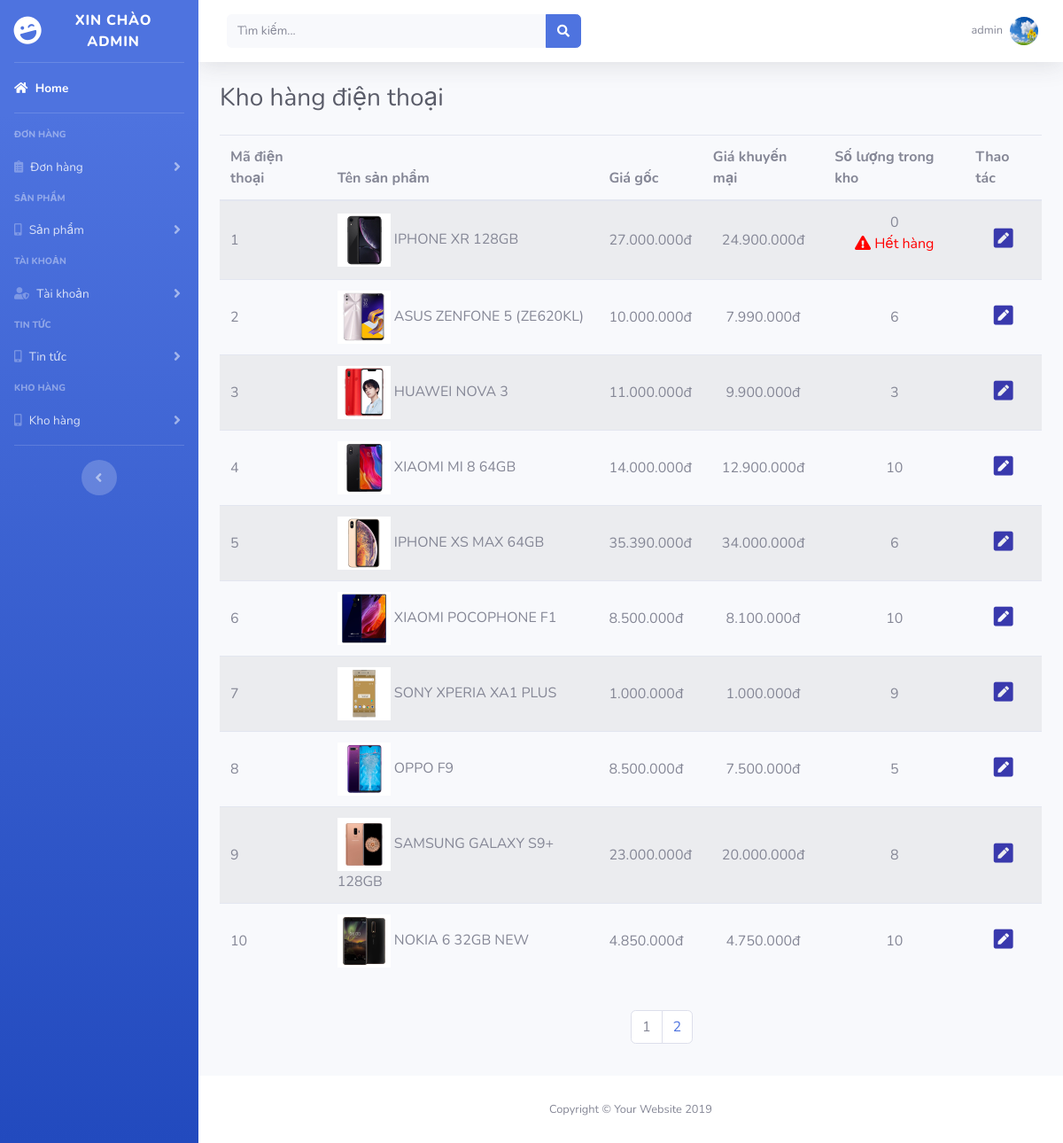
Page /admin/khohang.php (signed in) on the committed database.
### tables this page shows
CREATE TABLE `thong_tin_tai_khoan` (
  `id` int(11) NOT NULL,
  `ho` varchar(255) DEFAULT NULL,
  `ten` varchar(255) DEFAULT NULL,
  `sdt` int(12) DEFAULT NULL,
  `email` varchar(255) DEFAULT NULL,
  `avatar` varchar(500) DEFAULT NULL,
  `dia_chi` varchar(500) DEFAULT NULL
);

CREATE TABLE `thong_tin_dien_thoai` (
  `ma_dt` int(11) NOT NULL,
  `ten_dt` varchar(250) NOT NULL,
  `gia_goc` int(11) NOT NULL,
  `gia_khuyen_mai` int(11) DEFAULT NULL,
  `anh_sp` varchar(500) DEFAULT NULL,
  `hinh_anh_lien_quan` varchar(1000) DEFAULT NULL,
  `man_hinh` varchar(250) DEFAULT NULL,
  `camera_truoc` varchar(250) DEFAULT NULL,
  `camera_sau` varchar(250) DEFAULT NULL,
  `ram` varchar(250) DEFAULT NULL,
  `bo_nho_trong` varchar(250) DEFAULT NULL,
  `cpu` varchar(250) DEFAULT NULL,
  `gpu` varchar(250) DEFAULT NULL,
  `dung_luong_pin` varchar(250) DEFAULT NULL,
  `he_dieu_hanh` varchar(250) DEFAULT NULL,
  `sale` int(11) DEFAULT NULL,
  `ma_danh_muc` int(11) DEFAULT NULL,
  `mo_ta` mediumtext DEFAULT NULL,
  `sl_trong_kho` int(11) DEFAULT NULL,
  `hang` int(11) DEFAULT NULL
);

### admin/file-hien-thi/hienthikhohangdt.php (the view, shortened to what this page needs)
<!DOCTYPE html>
<html lang="en">
<head>
</head>
<body>
	<?php include('connect.php');?>
	<?php
		$kichthuoctrang = 10;
		if(!isset($_GET['tranghientai']) || $_GET['tranghientai'] == 1){
			$dongbatdau = 0;
		}else{
			$tranghientai = $_GET['tranghientai'];
			$dongbatdau = ($tranghientai -1) * $kichthuoctrang;
		}
	?>
	<?php
		$data_dt = "select * FROM thong_tin_dien_thoai limit $dongbatdau,$kichthuoctrang";
		$recordset_dt = mysqli_query($con,$data_dt);
	?>
	<?php
		while($tt = mysqli_fetch_assoc($recordset_dt)){
	?>
		<tr>
			<td><?=$tt['ma_dt']?></td>
			<td>
				<img src="../images/<?=$tt['anh_sp']?>">
				<?=$tt['ten_dt']?>
			</td>
			<td><?=number_format($tt['gia_goc'],0,',','.')?>đ</td>
			<td align="center"><?=number_format($tt['gia_khuyen_mai'],0,',','.')?>đ</td>
			<td align="center">
				<?=$tt['sl_trong_kho']?>
				<?php
					if($tt['sl_trong_kho'] == 0){
				?>
					<br><p style="color: red;"><i class="fas fa-exclamation-triangle"></i> Hết hàng</p>
				<?php
				}
				?>
			</td>
			<td style="text-align: center;">
				<button type="button" data-toggle="modal" data-target="#kh_<?=$tt['ma_dt']?>" style="border: none;background: none"><i style="font-size: 25px;color: #3939ad" class="fas fa-pen-square"></i></button>
			</td>
		</tr>
	<?php
	}
	?>
</body>
</html>

### admin/menu.php (shortened to what this page needs)
<div id="wrapper">
  <ul class="navbar-nav bg-gradient-primary sidebar sidebar-dark accordion" id="accordionSidebar">
    <a class="sidebar-brand d-flex align-items-center justify-content-center" href="index.php">
      <div class="sidebar-brand-icon rotate-n-15">
        <i class="fas fa-laugh-wink"></i>
      </div>
      <?php if($_SESSION['level'] == 1) {
      ?>
        <div class="sidebar-brand-text mx-3"><span>Xin chào admin</span></div>
      <?php
      }else{
      ?>
        <div class="sidebar-brand-text mx-3"><span>Chào mừng </span></div>
      <?php
      }
      ?>
    </a>
    <hr class="sidebar-divider my-0">
    <li class="nav-item active">
      <a class="nav-link" href="index.php">
  <i class="fas fa-home"></i>
        <span>Home</span></a>
    </li>
    <hr class="sidebar-divider">
    <div class="sidebar-heading">
      Đơn hàng
    </div>
    <li class="nav-item">
      <a class="nav-link collapsed" href="#" data-toggle="collapse" data-target="#collapseTwo" aria-expanded="true" aria-controls="collapseTwo">
        <i class="fas fa-clipboard-list"></i>
        <span>Đơn hàng</span>
      </a>
    </li>
    <div class="sidebar-heading">
      Sản phẩm
    </div>
    <li class="nav-item">
      <a class="nav-link collapsed" href="#" data-toggle="collapse" data-target="#collapseUtilities" aria-expanded="true" aria-controls="collapseUtilities">
        <i class="fas fa-mobile-alt"></i>
        <span>Sản phẩm</span>
      </a>
    </li>
    <div class="sidebar-heading">
      Tài khoản
    </div>
    <li class="nav-item">
      <a class="nav-link collapsed" href="#" data-toggle="collapse" data-target="#collapsePages" aria-expanded="true" aria-controls="collapsePages">
        <i class="fas fa-user-shield"></i>
        <span>Tài khoản</span>
      </a>
    </li>
    <div class="sidebar-heading">
      Tin tức
    </div>
    <li class="nav-item">
      <a class="nav-link collapsed" href="#" data-toggle="collapse" data-target="#tintuc" aria-expanded="true" aria-controls="collapseUtilities">
        <i class="fas fa-mobile-alt"></i>
        <span>Tin tức</span>
      </a>
    </li>
    <div class="sidebar-heading">
      Kho hàng
    </div>
    <li class="nav-item">
      <a class="nav-link collapsed" href="#" data-toggle="collapse" data-target="#khohang" aria-expanded="true" aria-controls="collapseUtilities">
        <i class="fas fa-mobile-alt"></i>
        <span>Kho hàng</span>
      </a>
    </li>
    <hr class="sidebar-divider d-none d-md-block">
    <div class="text-center d-none d-md-inline">
      <button class="rounded-circle border-0" id="sidebarToggle"></button>
    </div>
  </ul>
  <div id="content-wrapper" class="d-flex flex-column">
    <div id="content">
      <nav class="navbar navbar-expand navbar-light bg-white topbar mb-4 static-top shadow">
        <form class="d-none d-sm-inline-block form-inline mr-auto ml-md-3 my-2 my-md-0 mw-100 navbar-search">
          <div class="input-group">
            <input type="text" class="form-control bg-light border-0 small" placeholder="Tìm kiếm..." aria-label="Search" aria-describedby="basic-addon2">
            <div class="input-group-append">
              <button class="btn btn-primary" type="button">
                <i class="fas fa-search fa-sm"></i>
              </button>
            </div>
          </div>
        </form>
        <ul class="navbar-nav ml-auto">
        <?php
          $id = $_SESSION['id'];
          include('../connect.php');
          $dulieu = "select * from thong_tin_tai_khoan where id = $id";
          $sql = mysqli_query($con,$dulieu);
          $tt = mysqli_fetch_assoc($sql);
        ?>
          <li class="nav-item dropdown no-arrow">
            <a class="nav-link dropdown-toggle" href="#" id="userDropdown" role="button" data-toggle="dropdown" aria-haspopup="true" aria-expanded="false">
              <span class="mr-2 d-none d-lg-inline text-gray-600 small"><?=$_SESSION['user'];?></span>
              <?php
                if(isset($tt) && $tt['avatar'] != ""){
              ?>
                <img class="img-profile rounded-circle" src="../images/<?=$tt['avatar']?>">
              <?php
              }else{
              ?>
                  <img class="img-profile rounded-circle" src="https://www.vietravel.com/Images/no-image-available.jpg">
              <?php
              }
              ?>
            </a>
          </li>
        </ul>
      </nav>

### admin/file-hien-thi/hienthikhohangdt.php (style rules this page uses)
.ds_sp table tr td img { width: 60px; }

### rows in the picture
thong_tin_tai_khoan: avatar (picture)
thong_tin_dien_thoai: ma_dt "1", anh_sp (picture), ten_dt "IPHONE XR 128GB", gia_goc "27.000.000", gia_khuyen_mai "24.900.000", sl_trong_kho "0", shows "Hết hàng"
thong_tin_dien_thoai: ma_dt "2", anh_sp (picture), ten_dt "ASUS ZENFONE 5 (ZE620KL)", gia_goc "10.000.000", gia_khuyen_mai "7.990.000", sl_trong_kho "6"
thong_tin_dien_thoai: ma_dt "3", anh_sp (picture), ten_dt "HUAWEI NOVA 3", gia_goc "11.000.000", gia_khuyen_mai "9.900.000", sl_trong_kho "3"
thong_tin_dien_thoai: ma_dt "4", anh_sp (picture), ten_dt "XIAOMI MI 8 64GB", gia_goc "14.000.000", gia_khuyen_mai "12.900.000", sl_trong_kho "10"
thong_tin_dien_thoai: ma_dt "5", anh_sp (picture), ten_dt "IPHONE XS MAX 64GB", gia_goc "35.390.000", gia_khuyen_mai "34.000.000", sl_trong_kho "6"
thong_tin_dien_thoai: ma_dt "6", anh_sp (picture), ten_dt "XIAOMI POCOPHONE F1", gia_goc "8.500.000", gia_khuyen_mai "8.100.000", sl_trong_kho "10"
thong_tin_dien_thoai: ma_dt "7", anh_sp (picture), ten_dt "SONY XPERIA XA1 PLUS", gia_goc "1.000.000", gia_khuyen_mai "1.000.000", sl_trong_kho "9"
thong_tin_dien_thoai: ma_dt "8", anh_sp (picture), ten_dt "OPPO F9", gia_goc "8.500.000", gia_khuyen_mai "7.500.000", sl_trong_kho "5"
thong_tin_dien_thoai: ma_dt "9", anh_sp (picture), ten_dt "SAMSUNG GALAXY S9+ 128GB", gia_goc "23.000.000", gia_khuyen_mai "20.000.000", sl_trong_kho "8"
thong_tin_dien_thoai: ma_dt "10", anh_sp (picture), ten_dt "NOKIA 6 32GB NEW", gia_goc "4.850.000", gia_khuyen_mai "4.750.000", sl_trong_kho "10"

### other values in the picture
$_SESSION['user'] "admin"
